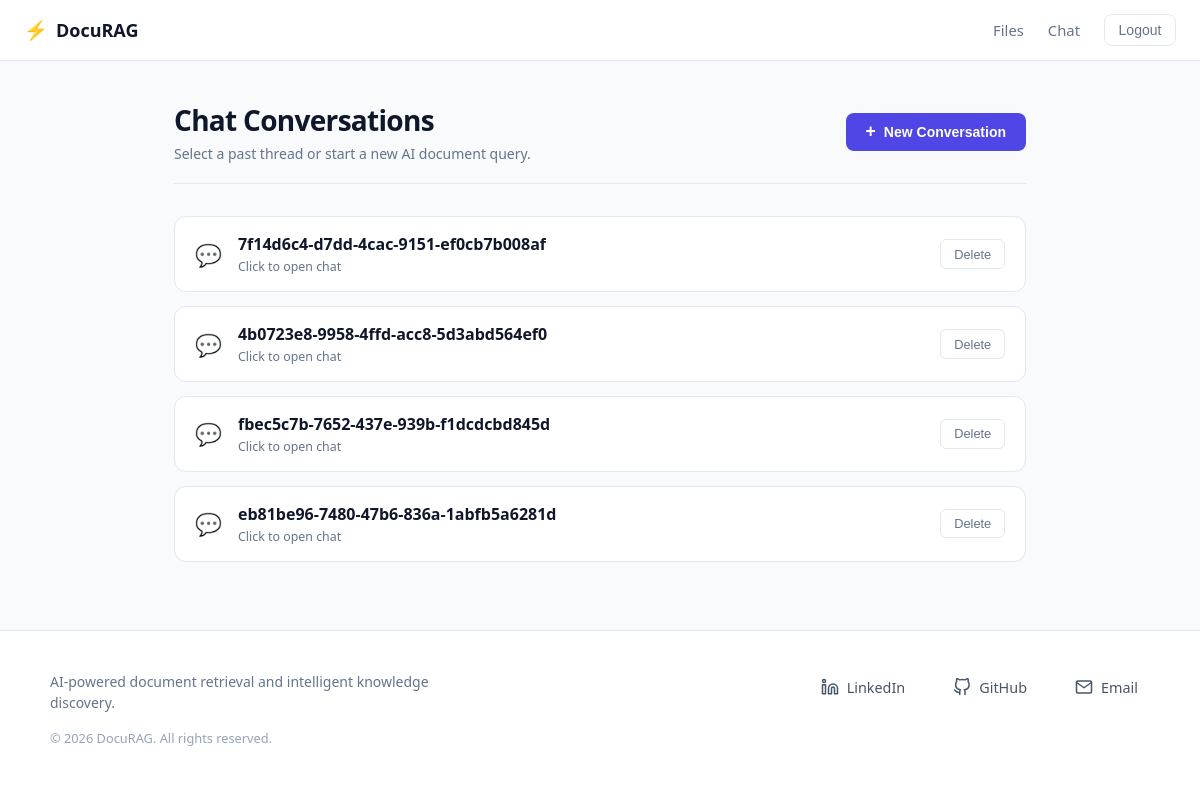
Before: /chatbot (signed in) with the older database file.
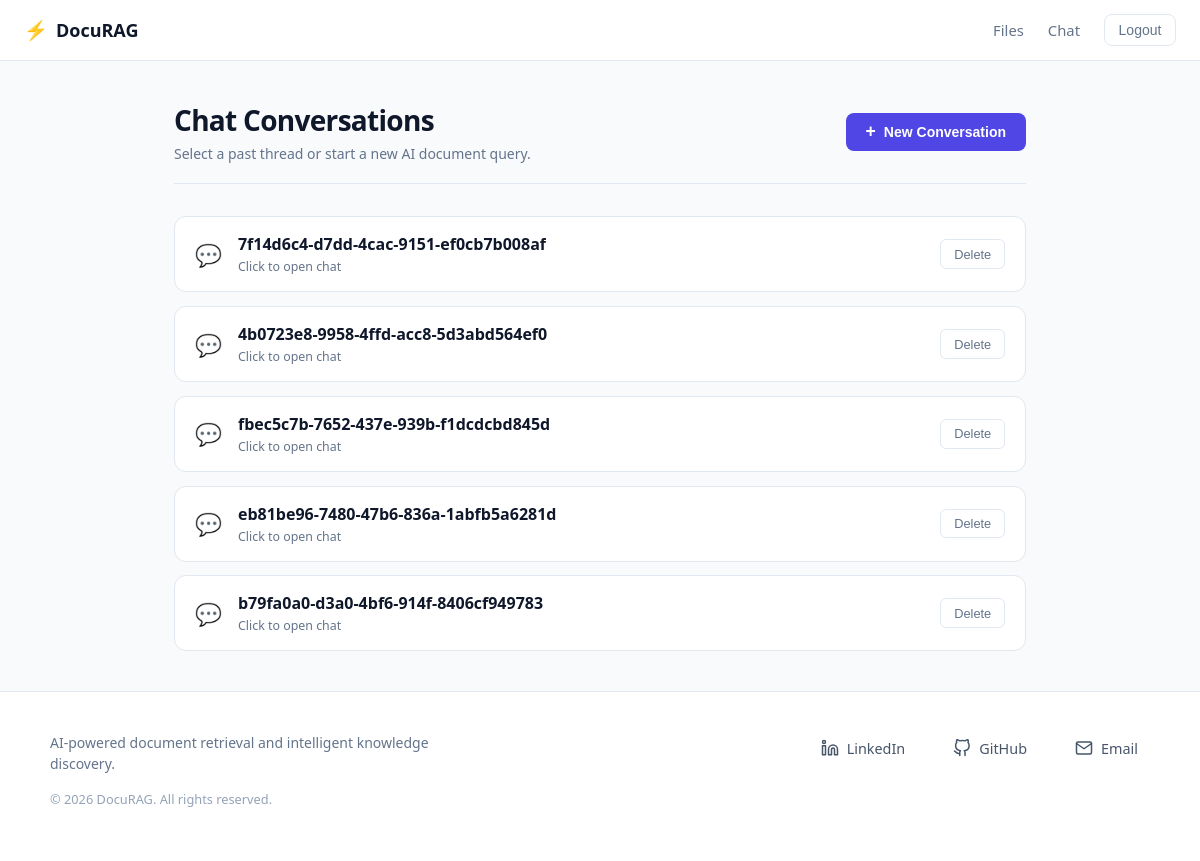
After: the same page with the newer database file.
### chatbot/models.py (models this page shows, shortened)
class Conversation(models.Model):
    title = models.CharField(max_length=150, default=genarate_uuid)
    room = models.ForeignKey(ConversationRoom, on_delete=models.CASCADE, related_name="conversations")
    conversations = models.ManyToManyField(Message)
    created_at = models.DateTimeField(auto_now_add=True)
    class Meta:
        ordering = ["created_at"]

### chatbot/views.py (the view)
# urls.py: path('chatbot', views.converstaions_view, name="conversations"),
@login_required(login_url='login')
def converstaions_view(request):
    user_conversations = Conversation.objects.filter(room__user=request.user)
    context = {"conversations": user_conversations}
    return render(request, 'conversations.html', context)

### chatbot/templates/conversations.html (shortened to what this page needs)
{% extends 'main.html' %}
{% load static %}
{% block extra_css %}
    <link rel="stylesheet" href="{% static 'chatbot/conversations.css' %}">
{% endblock %}
{% block content %}
<div class="conversations-container">
    <div class="conversations-header">
        <div class="header-text">
            <h1 class="page-title">Chat Conversations</h1>
            <p class="page-subtitle">Select a past thread or start a new AI document query.</p>
        </div>
        <form action="{% url 'create-conversation' %}" method="post" class="create-conversation-form">
            <button type="submit" class="btn-primary">
                <span class="btn-icon">+</span> New Conversation
            </button>
        </form>
    </div>
    <div class="conversations-grid">
        {% for conversation in conversations %}
            <div class="conversation-card">
                <a href="{% url 'conversation-chat' conversation.pk %}" class="conversation-link">
                    <div class="conversation-icon">💬</div>
                    <div class="conversation-info">
                        <h3 class="conversation-title">{{ conversation.title }}</h3>
                        <span class="conversation-hint">Click to open chat</span>
                    </div>
                </a>
                <form action="{% url 'delete-conversation' conversation.pk %}" method="post" class="delete-form">
                    <button type="submit" class="btn-delete" title="Delete conversation" onclick="return confirm('Are you sure you want to delete this conversation?');">
                        Delete
                    </button>
                </form>
            </div>
        {% empty %}
            <div class="empty-state">
                <div class="empty-icon">💭</div>
                <h3 class="empty-title">No conversations yet</h3>
                <p class="empty-text">Start a new conversation to query your uploaded database files.</p>
            </div>
        {% endfor %}
    </div>
</div>
{% endblock %}

Changed rows visible on the page:
added Conversation: title "b79fa0a0-d3a0-4bf6-914f-8406cf949783"
